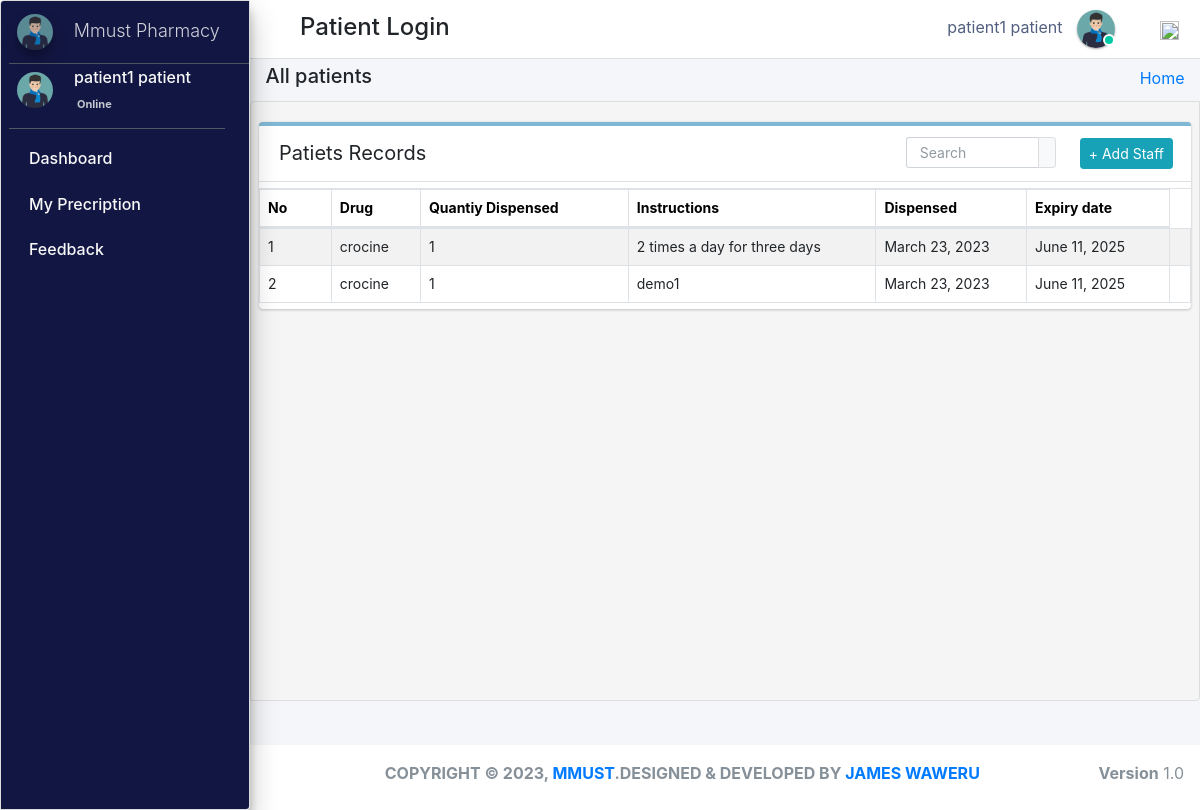
Page /taken_home/ (signed in) on the committed database.
### pharmacy/models.py (models this page shows, shortened)
class CustomUser(AbstractUser):
    user_type_data = ((1, "AdminHOD"), (2, "Pharmacist"), (3, "Doctor"), (4, "PharmacyClerk"),(5, "Patients"))
    user_type = models.CharField(default=1, choices=user_type_data, max_length=10)

class Patients(models.Model):
    gender_category=(
        ('Male','Male'),
        ('Female','Female'),
    )
    admin = models.OneToOneField(CustomUser,null=True, on_delete = models.CASCADE)
    reg_no=models.CharField(max_length=30,null=True,blank=True,unique=True)
    gender=models.CharField(max_length=7,null=True,blank=True,choices=gender_category)
    first_name=models.CharField(max_length=20,null=True,blank=True)
    last_name=models.CharField(max_length=20,null=True,blank=True)
    dob=models.DateTimeField(auto_now_add= False, auto_now=False,null=True,blank=True)
    phone_number=models.CharField(max_length=10,null=True,blank=True)
    profile_pic=models.ImageField(default="patient.jpg",null=True,blank=True)
    age= models.IntegerField(default='0', blank=True, null=True)
    address=models.CharField(max_length=300,null=True,blank=True)
    date_admitted=models.DateTimeField(auto_now_add=True, auto_now=False)
    last_updated = models.DateTimeField(auto_now_add=False, auto_now=True)

class Dispense(models.Model):
    patient_id = models.ForeignKey(Patients, on_delete=models.DO_NOTHING,null=True)
    drug_id = models.ForeignKey(Stock, on_delete=models.SET_NULL,null=True,blank=False)
    dispense_quantity = models.PositiveIntegerField(default='1', blank=False, null=True)
    taken=models.CharField(max_length=300,null=True, blank=True)
    stock_ref_no=models.CharField(max_length=300,null=True, blank=True)
    instructions=models.TextField(max_length=300,null=True, blank=False)
    dispense_at = models.DateTimeField(auto_now_add=True,null=True, blank=True)

class Stock(models.Model):
    category = models.ForeignKey(Category,null=True,on_delete=models.CASCADE,blank=True)
    drug_imprint=models.CharField(max_length=6 ,blank=True, null=True)
    drug_name = models.CharField(max_length=50, blank=True, null=True)
    drug_color = models.CharField(max_length=50, blank=True, null=True)
    drug_shape = models.CharField(max_length=50, blank=True, null=True)
    quantity = models.IntegerField(default='0', blank=True, null=True)
    receive_quantity = models.IntegerField(default='0', blank=True, null=True)
    reorder_level = models.IntegerField(default='0', blank=True, null=True)
    manufacture= models.CharField(max_length=50, blank=True, null=True)
    last_updated = models.DateTimeField(auto_now_add=False, auto_now=True)
    timestamp = models.DateTimeField(auto_now_add=True, auto_now=False)
    drug_strength= models.CharField(max_length=10, blank=True, null=True)
    valid_from = models.DateTimeField(blank=True, null=True,default=timezone.now)
    valid_to = models.DateTimeField(blank=False, null=True)
    drug_description=models.TextField(blank=True,max_length=1000,null=True)
    drug_pic=models.ImageField(default="images2.png",null=True,blank=True)
    objects = ExpiredManager()
    def __str__(self):
        return str(self.drug_name)

### pharmacy/patient_view.py (the view)
# urls.py: path('taken_home/',patient_view.patient_dispense3,name='taken_home'),
def patient_dispense3(request):
    patient_obj = Patients.objects.get(admin=request.user.id)
    patient_dispen=patient_obj.dispense_set.all()
    context={
        "dispense":patient_dispen
    }
    return render(request, "patient_templates/patient_dispense.html", context)

### pharmacy/templates/patient_templates/patient_dispense.html (shortened to what this page needs)
{% extends 'patient_templates/base_template.html'%} {% block page_title %}
<h5>All patients</h5>
{% endblock page_title %} {% block main_content %}
<section class="content">
    <div class="row">
        <div class="col-md-12">
            <div class="card manage sc2">
                <div class="card-header">
                    <span>Patiets Records</span>
                    <div class="card-tools d-flex">
                        <form role="form" method="POST" action="" enctype="multipart/form-data" class="mr-4 mt-1">
                            <div class="input-group input-group-sm" style="width: 150px;">
                                <input type="text" name="search" class="form-control float-right" placeholder="Search">
                                <div class="input-group-append">
                                    <button type="submit" class="btn btn-default"></button>
                                </div>
                            </div>
                        </form>
                        <a class="btn btn-sm btn-info mr-2" href="{% url 'patient_form' %}" role="button">+ Add Staff</a>
                    </div>
                </div>
                <table class="table table-bordered table-hover dataTable">
                    <thead>
                        <tr>
                            <th>No</th>
                            <th>Drug</th>
                            <th>Quantiy Dispensed</th>
                            <th>Instructions</th>
                            <th>Dispensed</th>
                            <th>Expiry date</th>
                        </tr>
                    </thead>
                    <tbody>
                        {% for stock in dispense %}
                        <tr class="hov">
                            <td>{{forloop.counter}}</td>
                            <td>{{stock.drug_id}}</td>
                            <td>{{stock.dispense_quantity}}</td>
                            <td class="lopy">{{stock.instructions}}</td>
                            <td>{{stock.dispense_at|date:"F d, Y"}}</td>
                            <td>{{stock.drug_id.valid_to |date:"F d, Y"}}</td>
                            <td>
                            </td>
                        </tr>
                        {% endfor %}
                    </tbody>
                </table>
            </div>
        </div>
    </div>
</section>
{% endblock %}

### pharmacy/templates/patient_templates/base_template.html (shortened to what this page needs)
{% extends 'base_file.html' %} {% block htm %}
<body class="hold-transition sidebar-mini layout-fixed">
    <div class="wrapper">
        <nav class="main-header navbar navbar-expand navbar-white navbar-light">
            <ul class="navbar-nav">
                <li class="nav-item">
                    <a class="nav-link" data-widget="pushmenu" href="#" role="button"></a>
                </li>
            </ul>
            <h4 style="margin-left: 10px; margin-top: 5px;" class="text-disabled"> Patient Login</h4>
            <ul class="navbar-nav ml-auto">
                <li class="mx-3">
                    <a href="#" class="sm-submenu-with-image a">
                        <span>{{user.first_name}}  {{user.last_name}}</span>
                        <img src="{{request.user.patients.profile_pic.url}}" class="img-circle elevation-1" width="38" height="38" alt="">
                        <span class="avatar-status avatar-sm-status avatar-status-success"></span>
                    </a>
                </li>
                <li class="nav-item dropdown ml-3 low">
                    <a href="#" class="btn btn-outlined btn-black text-muted bg-transparent " data-toggle="dropdown" aria-expanded="false" data-wow-delay="0.7s"><img src="https://img.icons8.com/ios/50/000000/settings.png" width="19" height="19">
                    </a>
                </li>
            </ul>
        </nav>
        {% include 'patient_templates/sidebar.html'%}
        <div class="content-wrapper">
            <div class="content-header">
                <div class="container-fluid">
                    <div class="row ">
                        <div class="col-sm-6">
                            <h1 class="m-0 text-dark">
                                {% block page_title %} {% endblock page_title %}
                            </h1>
                        </div>
                        <div class="col-sm-6">
                            <ol class="breadcrumb float-sm-right">
                                <li class="breadcrumb-item"><a href="">Home</a></li>
                            </ol>
                        </div>
                    </div>
                </div>
            </div>
            {% block main_content %} {% endblock main_content %}
        </div>
        {% include 'hod_templates/footer.html'%}
    </div>
    {% endblock htm %}

### pharmacy/templates/patient_templates/sidebar.html (shortened to what this page needs)
<aside class="main-sidebar sidebar-dark-primary elevation-4">
    <a href="" class="brand-link ml-2">
        <img src="{{request.user.patients.profile_pic.url}}" alt="" width="36" height="36"  class=" img-circle elevation-3"
            style="opacity: .8">
        <span class="brand-text font-weight-light mt-1 ml-3 mmust">Mmust Pharmacy</span>
      </a>
    <div class="sidebar">
      <div class="user-panel mr-3">
          <div class="pull-left image ml-2 ">
            <img src="{{request.user.patients.profile_pic.url}}"  width="36" height="36"  class="img-circle mt-2" alt="User Image">
          </div>
          <div class="pull-left info">
            <p>{{user.first_name}}  {{user.last_name}}</p>
            <a href="#"> Online</a>
          </div>
        </div>
      <nav class="mt-2">
        <ul class="nav nav-pills nav-sidebar flex-column" data-widget="treeview" role="menu" data-accordion="false">
               <li class="nav-item ">
                <a href="{% url  'pharmacist_home' %}" class="nav-link">
                  <p>
                    Dashboard
                  </p>
                </a>
              </li>
          <li class="nav-item">
            <a href="{% url 'taken_home' %}" class="nav-link">
              <p>
               My Precription
              </p>
            </a>
          </li>
          <li class="nav-item">
            <a href="{% url  'patient_feedback'  %}" class="nav-link">
              <p>
                Feedback
              </p>
            </a>
          </li>
        </ul>
      </nav>
    </div>
  </aside>

### static/css/main.css (style rules this page uses)
html { font-family: sans-serif; line-height: 1.15; -webkit-text-size-adjust: 100%; -webkit-tap-highlight-color: transparent; }
body { overflow-y: hidden; overflow-x: hidden; font-family: -apple-system, BlinkMacSystemFont, "Segoe UI", Roboto, "Helvetica Neue", Arial, "Noto Sans", sans-serif, "Apple Color Emoji", "Segoe UI Emoji", "Segoe UI Symbol", "Noto Color Emoji" !important; }
th { color: rgb(0, 0, 0); font-size: 14px !important; }
.content { background-color: #f5f5f5; border: 1px solid #dddddd; border-radius: 4px 0px 4px 0px; left: -1px; padding: 10px 7px 5px; }
.main-sidebar { background: #ffffff; border: 1px solid #dddddd; border-radius: 4px 0px 4px 0px; font-weight: bold; }
.content { height: 75vh; overflow-y: scroll; overflow-x: hidden; }
.content .row { margin-top: 20px !important; }
.main-sidebar { background-color: #121642 !important; color: white !important; }
.main-sidebar p { color: #f8f8f8 !important; font-weight: 500 !important }
td { font-size: 14px !important; }
.hov { transition: transform .5s; }
.avatar-status { position: absolute; bottom: 12px; right: 75.4px; display: -ms-inline-flexbox; display: inline-flex; -ms-flex-negative: 0; flex-shrink: 0; -ms-flex-pack: center; justify-content: center; -ms-flex-align: center; align-items: center; white-space: nowrap; text-align: center; vertical-align: baseline; font-weight: 600; border: .125rem solid #fff; width: 12px; height: 12px; line-height: 1; font-size: .71094rem; border-radius: 50%; }
.avatar-status-success { color: #fff; background-color: #00c9a7; }
.card-header span { font-size: 20px !important; }
.table>tbody>tr>td, .table>tbody>tr>th, .table>tfoot>tr>td, .table>tfoot>tr>th, .table>thead>tr>td, .table>thead>tr>th { padding: 8px; line-height: 1.42857143; vertical-align: top; }
.pull-left { float: left; }
.pull-left { float: left!important; }
.user-panel>.info { padding: 5px 5px 5px 15px; line-height: 1; position: absolute; left: 55px; }
.user-panel>.info>p { font-weight: 600; margin-bottom: 9px; }
p { margin: 0 0 10px; }
.user-panel { padding-bottom: 20px; }
.user-panel:after { clear: both; }
.user-panel:before, .user-panel:after { content: " "; display: table; }
.user-panel>.info>a { text-decoration: none; padding-right: 5px; margin-top: 3px; font-size: 11px; overflow: hidden; white-space: nowrap; }
.mmust { overflow: hidden; white-space: nowrap; font-size: 18px; }
.table { background: white !important; }
.container-fluid { width: 100%; padding-right: 15px; padding-left: 15px; margin-right: auto; margin-left: auto; }
.row { display: flex; flex-wrap: wrap; margin-right: -15px; margin-left: -15px; }
.d-flex { display: flex !important; z-index: 44; }
.d-flex { display: flex !important; }
input { text-indent: 5px !important; }
input::placeholder { text-indent: 5px !important; }
.manage { border-radius: 2px; border-top: 4px solid rgba(0, 115, 170, 0.5) !important; box-shadow: 0 2px 1px rgb(0 0 0 / 5%); border-left: none; border-right: none; border-bottom: none; margin-bottom: 30px; }
.table tbody tr:nth-of-type(odd) { background-color: rgba(0, 0, 0, .05) !important; }
.table tbody tr:nth-of-type(odd) { background-color: rgba(197, 197, 197, 0.05) !important; }
.img-circle { border-radius: 50%; }
.content-wrapper .content-header { padding: 5px 0.5rem !important; }

### static/css/profile.css (style rules this page uses)
li { list-style-type: none ! }
.form-control { font-size: .875rem; }
.input-group { transition: all .15s ease; border-radius: .375rem; box-shadow: none; }
.input-group .form-control { box-shadow: none; }
.input-group .form-control:not(:last-child) { padding-right: 0; border-right: 0; }
.navbar-nav span { color: #525f7f !important; margin-right: 10px !important; }
body { font-family: 'Rubik', sans-serif; height: 100% !important; }
input { text-indent: 5px !important; }
input::placeholder { text-indent: 5px !important; }
.manage { border-radius: 2px; border-top: 4px solid rgba(0, 115, 170, 0.5) !important; box-shadow: 0 2px 1px rgb(0 0 0 / 5%); border-left: none; border-right: none; border-bottom: none; margin-bottom: 30px; }
.table tbody tr:nth-of-type(odd) { background-color: rgba(0, 0, 0, .05) !important; }

### pharmacy/templates/patient_templates/patient_dispense.html (style rules this page uses)
.sc2 { word-wrap: wrap; display: block; overflow-x: auto; }
.lopy { word-wrap: none !important; }

### rows in the picture
CustomUser: first_name "patient1", last_name "patient", user.patients.profile_pic (picture)
Dispense: drug_id "crocine", dispense_quantity "1", instructions "2 times a day for three days", dispense_at "March 23, 2023", drug_id.valid_to "June 11, 2025"
Dispense: drug_id "crocine", dispense_quantity "1", instructions "demo1", dispense_at "March 23, 2023", drug_id.valid_to "June 11, 2025"
